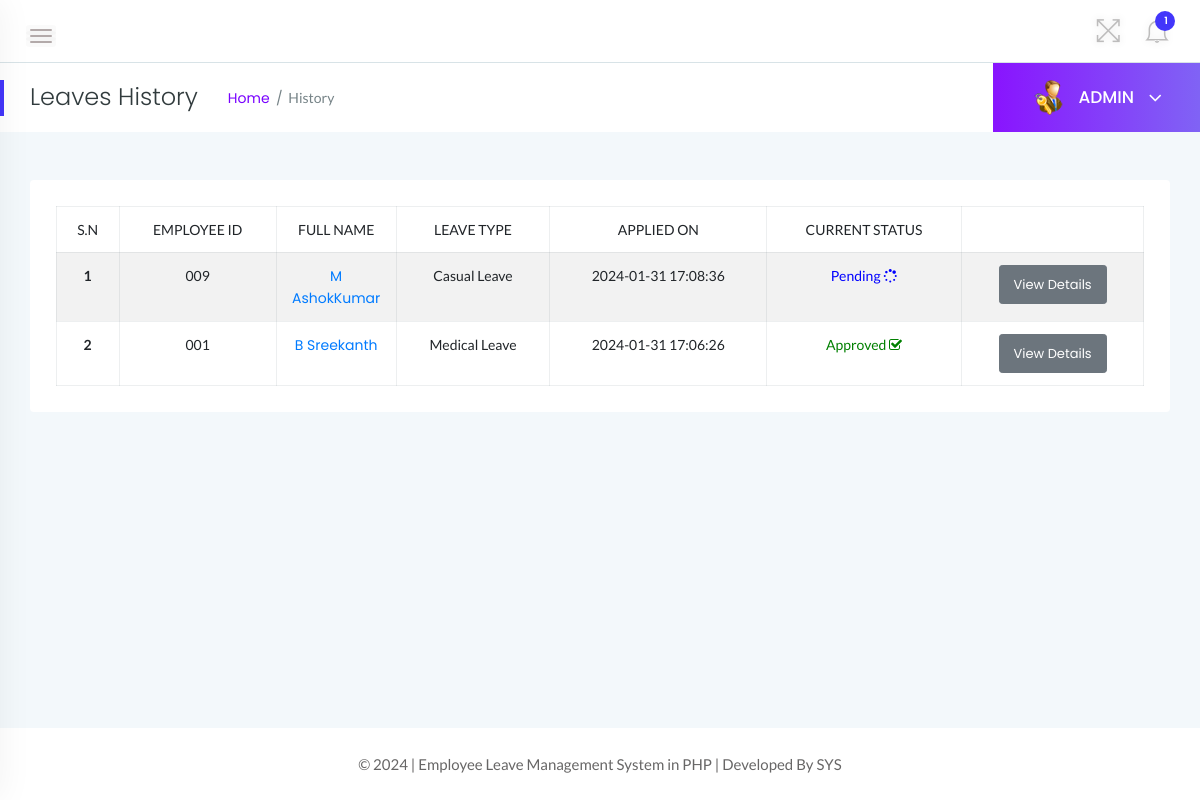
The page /admin/leave-history.php (signed in) on the database its author committed.
### tables this page shows
CREATE TABLE `tblleaves` (
  `id` int(11) NOT NULL,
  `LeaveType` varchar(110) NOT NULL,
  `ToDate` varchar(120) NOT NULL,
  `FromDate` varchar(120) NOT NULL,
  `Description` mediumtext NOT NULL,
  `PostingDate` timestamp NOT NULL DEFAULT current_timestamp(),
  `AdminRemark` mediumtext DEFAULT NULL,
  `AdminRemarkDate` varchar(120) DEFAULT NULL,
  `Status` int(1) NOT NULL,
  `IsRead` int(1) NOT NULL,
  `empid` int(11) DEFAULT NULL
);

CREATE TABLE `tblemployees` (
  `id` int(11) NOT NULL,
  `EmpId` varchar(100) NOT NULL,
  `FirstName` varchar(150) NOT NULL,
  `LastName` varchar(150) NOT NULL,
  `EmailId` varchar(200) NOT NULL,
  `Password` varchar(180) NOT NULL,
  `Gender` varchar(100) NOT NULL,
  `Dob` varchar(100) NOT NULL,
  `Department` varchar(255) NOT NULL,
  `Address` varchar(255) NOT NULL,
  `City` varchar(200) NOT NULL,
  `Country` varchar(150) NOT NULL,
  `Phonenumber` char(11) NOT NULL,
  `Status` int(1) NOT NULL,
  `RegDate` timestamp NOT NULL DEFAULT current_timestamp()
);

### admin/leave-history.php (the view, shortened to what this page needs)
<?php
    if(strlen($_SESSION['alogin'])==0){
        header('location:index.php');
    } else {
 ?>
<!doctype html>
<html class="no-js" lang="en">
<head>
    <link rel="stylesheet" href="../assets/css/bootstrap.min.css">
    <link rel="stylesheet" href="../assets/css/font-awesome.min.css">
    <link rel="stylesheet" href="../assets/css/themify-icons.css">
    <link rel="stylesheet" href="../assets/css/metisMenu.css">
    <link rel="stylesheet" href="../assets/css/owl.carousel.min.css">
    <link rel="stylesheet" href="../assets/css/slicknav.min.css">
    <link rel="stylesheet" href="https://www.amcharts.com/lib/3/plugins/export/export.css" type="text/css" media="all" />
    <link rel="stylesheet" type="text/css" href="https://cdn.datatables.net/1.10.19/css/jquery.dataTables.css">
    <link rel="stylesheet" type="text/css" href="https://cdn.datatables.net/1.10.18/css/dataTables.bootstrap4.min.css">
    <link rel="stylesheet" type="text/css" href="https://cdn.datatables.net/responsive/2.2.3/css/responsive.bootstrap.min.css">
    <link rel="stylesheet" type="text/css" href="https://cdn.datatables.net/responsive/2.2.3/css/responsive.jqueryui.min.css">
    <link rel="stylesheet" href="../assets/css/typography.css">
    <link rel="stylesheet" href="../assets/css/default-css.css">
    <link rel="stylesheet" href="../assets/css/styles.css">
    <link rel="stylesheet" href="../assets/css/responsive.css">
</head>
<body>
    <div class="page-container">
        <div class="main-content">
            <div class="header-area">
                <div class="row align-items-center">
                    <div class="col-md-6 col-sm-8 clearfix">
                        <div class="nav-btn pull-left">
                            <span></span>
                            <span></span>
                            <span></span>
                        </div>
                    </div>
                    <div class="col-md-6 col-sm-4 clearfix">
                        <ul class="notification-area pull-right">
                            <li id="full-view"><i class="ti-fullscreen"></i></li>
                            <?php include '../includes/admin-notification.php'?>
                        </ul>
                    </div>
                </div>
            </div>
            <div class="page-title-area">
                <div class="row align-items-center">
                    <div class="col-sm-6">
                        <div class="breadcrumbs-area clearfix">
                            <h4 class="page-title pull-left">Leaves History</h4>
                            <ul class="breadcrumbs pull-left">
                                <li><a href="dashboard.php">Home</a></li>
                                <li><span>History</span></li>
                            </ul>
                        </div>
                    </div>
                    <div class="col-sm-6 clearfix">
                        <div class="user-profile pull-right">
                            <img class="avatar user-thumb" src="../assets/images/admin.png" alt="avatar">
                            <h4 class="user-name dropdown-toggle" data-toggle="dropdown">ADMIN <i class="fa fa-angle-down"></i></h4>
                        </div>
                    </div>
                </div>
            </div>
            <div class="main-content-inner">
                <div class="row">
                                <div class="col-12 mt-5">
                                    <div class="card">
                                        <div class="card-body">
                                        <div class="single-table">
                                            <div class="table-responsive">
                                                <table class="table table-hover table-striped table-bordered progress-table text-center">
                                                <thead class="text-uppercase">
                                                <tr>
                                                        <td>S.N</td>
                                                        <td>Employee ID</td>
                                                        <td width="120">Full Name</td>
                                                        <td>Leave Type</td>
                                                        <td>Applied On</td>
                                                        <td>Current Status</td>
                                                        <td></td>
                                                    </tr>
                                                </thead>
                                                <tbody>
                                                <?php
                                                    $sql = "SELECT tblleaves.id as lid,tblemployees.FirstName,tblemployees.LastName,tblemployees.EmpId,tblemployees.id,tblleaves.LeaveType,tblleaves.PostingDate,tblleaves.Status from tblleaves join tblemployees on tblleaves.empid=tblemployees.id order by lid desc";
                                                    $query = $dbh -> prepare($sql);
                                                    $query->execute();
                                                    $results=$query->fetchAll(PDO::FETCH_OBJ);
                                                    $cnt=1;
                                                    if($query->rowCount() > 0){
                                                    foreach($results as $result)
                                                    {
                                                ?>
                                        <tr>
                                            <td> <b><?php echo htmlentities($cnt);?></b></td>
                                            <td><?php echo htmlentities($result->EmpId);?></td>
                                            <td><a href="update-employee.php?empid=<?php echo htmlentities($result->id);?>" target="_blank"><?php echo htmlentities($result->FirstName." ".$result->LastName);?></a></td>
                                            <td><?php echo htmlentities($result->LeaveType);?></td>
                                            <td><?php echo htmlentities($result->PostingDate);?></td>
                                            <td><?php $stats=$result->Status;
                                            if($stats==1){
                                             ?>
                                                 <span style="color: green">Approved <i class="fa fa-check-square-o"></i></span>
                                                 <?php } if($stats==2)  { ?>
                                                 <?php } if($stats==0)  { ?>
                                            <span style="color: blue">Pending <i class="fa fa-spinner"></i></span>
                                            <?php } ?>
                                             </td>
                                            <td><a href="employeeLeave-details.php?leaveid=<?php echo htmlentities($result->lid);?>" class="btn btn-secondary btn-sm">View Details</a></td>
                                            </tr>
                                                <?php $cnt++;} }?>
                                            </tbody>
                                                </table>
                                            </div>
                                        </div>
                                        </div>
                                    </div>
                                </div>
                </div>
                </div>
            </div>
            <?php include '../includes/footer.php' ?>
        </div>
</body>
</html>
<?php } ?>

### assets/css/typography.css (style rules this page uses)
body { font-size: 14px; font-family: 'Lato', sans-serif; }
h1, h2, h3, h4, h5, h6 { margin: 0; font-family: 'Poppins', sans-serif; }
a, a:visited { text-decoration: none; transition: all 0.3s ease-in-out; -webkit-transition: all 0.3s ease-in-out; -moz-transition: all 0.3s ease-in-out; -o-transition: all 0.3s ease-in-out; outline: 0; font-family: 'Poppins', sans-serif; }
ul, ol { margin-bottom: 0px; margin-top: 0px; padding: 0; }
ul { margin: 0; list-style-type: none; }

### assets/css/default-css.css (style rules this page uses)
* { margin: 0; padding: 0; box-sizing: border-box; }
*, *:before, *:after { -moz-box-sizing: border-box; -webkit-box-sizing: border-box; box-sizing: border-box; }
html { -webkit-font-smoothing: antialiased; }
body { background: #fff; font-weight: normal; -webkit-font-smoothing: antialiased; -webkit-text-size-adjust: 100%; }
img { max-width: 100%; height: auto; }
:root { --primary-color: #4336FB; }

### assets/css/responsive.css (style rules this page uses)
@media (min-width: 1200px) and (max-width: 1364px) { .nav-btn { position: fixed; z-index: 99; left: 363px; background: #303641; padding: 14px; top: 0; margin: 0; } }
@media (min-width: 1200px) and (max-width: 1364px) { .nav-btn span { background: #fffbfb; } }
@media (min-width: 1200px) and (max-width: 1364px) { .sbar_collapsed .nav-btn { position: initial; background: none; padding: 0; margin: 10px 30px 0 0; } }
@media (min-width: 1200px) and (max-width: 1364px) { .sbar_collapsed .nav-btn span { background: #b3aaaa; } }
@media (min-width: 1200px) and (max-width: 1364px) { .main-content-inner { padding: 0 15px 50px; } }
@media (min-width: 1200px) and (max-width: 1364px) { .page-container, .sbar_collapsed.page-container { padding-left: 0; } }

### rows shown on the page
tblleaves: tblemployees.EmpId "009", tblemployees.FirstName+LastName "M AshokKumar", LeaveType "Casual Leave", PostingDate "2024-01-31 17:08:36", Status "Pending"
tblleaves: tblemployees.EmpId "001", tblemployees.FirstName+LastName "B Sreekanth", LeaveType "Medical Leave", PostingDate "2024-01-31 17:06:26", Status "Approved"

### other values the page prints
$unreadcount "1"
